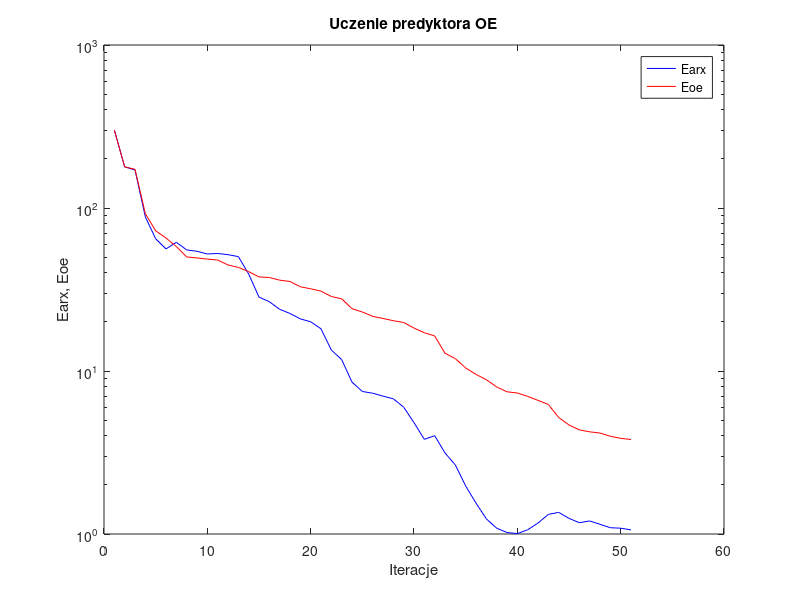
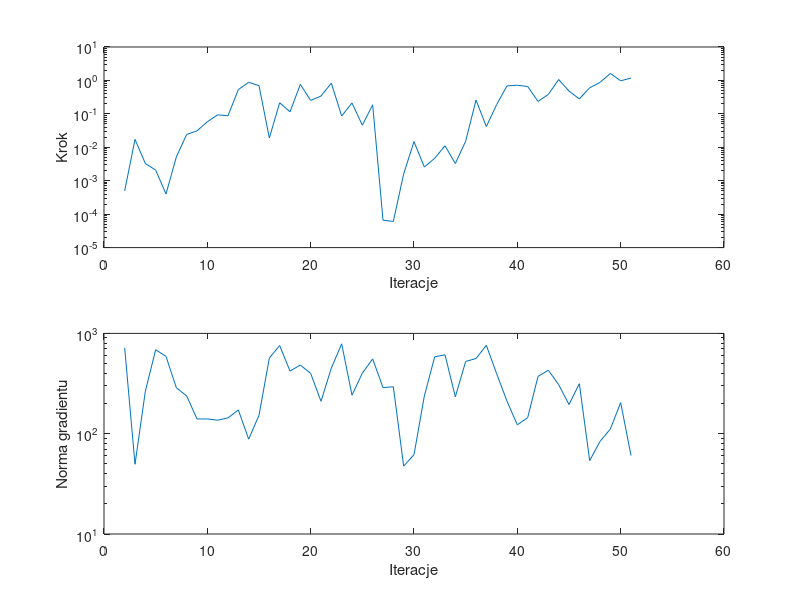

Recreate these plots in MATLAB, in order.
%uczenie predyktora oe
clear all;
n=0; farx(n+1)=3.007682e+002; foe(n+1)=3.006634e+002; wspucz(n+1)=0.000000e+000; ng(n+1)=0.000000e+000;
%odnowa zmiennej metryki
n=1; farx(n+1)=1.788377e+002; foe(n+1)=1.787812e+002; krok(n+1)=4.957630e-004; ng(n+1)=7.166043e+002;
n=2; farx(n+1)=1.711685e+002; foe(n+1)=1.727916e+002; krok(n+1)=1.725161e-002; ng(n+1)=4.959733e+001;
n=3; farx(n+1)=8.821532e+001; foe(n+1)=9.234995e+001; krok(n+1)=3.272337e-003; ng(n+1)=2.651431e+002;
n=4; farx(n+1)=6.475182e+001; foe(n+1)=7.242241e+001; krok(n+1)=2.081087e-003; ng(n+1)=6.871396e+002;
n=5; farx(n+1)=5.610862e+001; foe(n+1)=6.542930e+001; krok(n+1)=4.015818e-004; ng(n+1)=5.895696e+002;
n=6; farx(n+1)=6.157802e+001; foe(n+1)=5.800976e+001; krok(n+1)=5.128285e-003; ng(n+1)=2.870216e+002;
n=7; farx(n+1)=5.531890e+001; foe(n+1)=5.011071e+001; krok(n+1)=2.426108e-002; ng(n+1)=2.381496e+002;
n=8; farx(n+1)=5.424487e+001; foe(n+1)=4.940724e+001; krok(n+1)=3.103068e-002; ng(n+1)=1.402805e+002;
n=9; farx(n+1)=5.223375e+001; foe(n+1)=4.855144e+001; krok(n+1)=5.801457e-002; ng(n+1)=1.402717e+002;
n=10; farx(n+1)=5.260645e+001; foe(n+1)=4.794231e+001; krok(n+1)=9.363811e-002; ng(n+1)=1.363246e+002;
n=11; farx(n+1)=5.172131e+001; foe(n+1)=4.472895e+001; krok(n+1)=8.764941e-002; ng(n+1)=1.438824e+002;
n=12; farx(n+1)=5.033203e+001; foe(n+1)=4.321612e+001; krok(n+1)=5.312625e-001; ng(n+1)=1.724470e+002;
n=13; farx(n+1)=3.937605e+001; foe(n+1)=4.072113e+001; krok(n+1)=8.773192e-001; ng(n+1)=8.821641e+001;
n=14; farx(n+1)=2.840286e+001; foe(n+1)=3.775351e+001; krok(n+1)=6.970601e-001; ng(n+1)=1.526450e+002;
n=15; farx(n+1)=2.662472e+001; foe(n+1)=3.747327e+001; krok(n+1)=1.900448e-002; ng(n+1)=5.670753e+002;
n=16; farx(n+1)=2.390422e+001; foe(n+1)=3.608640e+001; krok(n+1)=2.144024e-001; ng(n+1)=7.570607e+002;
n=17; farx(n+1)=2.253985e+001; foe(n+1)=3.542694e+001; krok(n+1)=1.150668e-001; ng(n+1)=4.212399e+002;
n=18; farx(n+1)=2.087896e+001; foe(n+1)=3.286781e+001; krok(n+1)=7.612154e-001; ng(n+1)=4.835192e+002;
n=19; farx(n+1)=2.004673e+001; foe(n+1)=3.194116e+001; krok(n+1)=2.522670e-001; ng(n+1)=3.987242e+002;
n=20; farx(n+1)=1.815187e+001; foe(n+1)=3.089436e+001; krok(n+1)=3.404866e-001; ng(n+1)=2.105609e+002;
n=21; farx(n+1)=1.344489e+001; foe(n+1)=2.864580e+001; krok(n+1)=8.295027e-001; ng(n+1)=4.505041e+002;
n=22; farx(n+1)=1.174779e+001; foe(n+1)=2.772561e+001; krok(n+1)=8.641149e-002; ng(n+1)=7.873463e+002;
n=23; farx(n+1)=8.547685e+000; foe(n+1)=2.413200e+001; krok(n+1)=2.114117e-001; ng(n+1)=2.419716e+002;
n=24; farx(n+1)=7.488211e+000; foe(n+1)=2.301347e+001; krok(n+1)=4.568872e-002; ng(n+1)=4.018336e+002;
n=25; farx(n+1)=7.307145e+000; foe(n+1)=2.165469e+001; krok(n+1)=1.865388e-001; ng(n+1)=5.568176e+002;
%odnowa zmiennej metryki
n=26; farx(n+1)=7.012659e+000; foe(n+1)=2.099872e+001; krok(n+1)=6.596475e-005; ng(n+1)=2.880814e+002;
n=27; farx(n+1)=6.752181e+000; foe(n+1)=2.035234e+001; krok(n+1)=6.065098e-005; ng(n+1)=2.936925e+002;
n=28; farx(n+1)=5.999889e+000; foe(n+1)=1.984761e+001; krok(n+1)=1.605669e-003; ng(n+1)=4.751874e+001;
n=29; farx(n+1)=4.821511e+000; foe(n+1)=1.833972e+001; krok(n+1)=1.477175e-002; ng(n+1)=6.178159e+001;
n=30; farx(n+1)=3.808395e+000; foe(n+1)=1.716550e+001; krok(n+1)=2.569527e-003; ng(n+1)=2.375145e+002;
n=31; farx(n+1)=4.011324e+000; foe(n+1)=1.640842e+001; krok(n+1)=4.687691e-003; ng(n+1)=5.834104e+002;
n=32; farx(n+1)=3.143510e+000; foe(n+1)=1.285571e+001; krok(n+1)=1.111520e-002; ng(n+1)=6.118245e+002;
n=33; farx(n+1)=2.652058e+000; foe(n+1)=1.190677e+001; krok(n+1)=3.263302e-003; ng(n+1)=2.330468e+002;
n=34; farx(n+1)=1.971394e+000; foe(n+1)=1.043794e+001; krok(n+1)=1.522640e-002; ng(n+1)=5.253449e+002;
n=35; farx(n+1)=1.546903e+000; foe(n+1)=9.531538e+000; krok(n+1)=2.583432e-001; ng(n+1)=5.617591e+002;
n=36; farx(n+1)=1.239695e+000; foe(n+1)=8.840555e+000; krok(n+1)=4.171622e-002; ng(n+1)=7.602551e+002;
n=37; farx(n+1)=1.085692e+000; foe(n+1)=7.989072e+000; krok(n+1)=1.890204e-001; ng(n+1)=3.961406e+002;
n=38; farx(n+1)=1.021282e+000; foe(n+1)=7.454779e+000; krok(n+1)=6.871474e-001; ng(n+1)=2.110273e+002;
n=39; farx(n+1)=1.005724e+000; foe(n+1)=7.330288e+000; krok(n+1)=7.178655e-001; ng(n+1)=1.225125e+002;
n=40; farx(n+1)=1.061206e+000; foe(n+1)=6.985256e+000; krok(n+1)=6.575937e-001; ng(n+1)=1.446060e+002;
n=41; farx(n+1)=1.168372e+000; foe(n+1)=6.606130e+000; krok(n+1)=2.357265e-001; ng(n+1)=3.719382e+002;
n=42; farx(n+1)=1.318987e+000; foe(n+1)=6.231598e+000; krok(n+1)=3.819429e-001; ng(n+1)=4.294785e+002;
n=43; farx(n+1)=1.357478e+000; foe(n+1)=5.181862e+000; krok(n+1)=1.065517e+000; ng(n+1)=3.080375e+002;
n=44; farx(n+1)=1.247118e+000; foe(n+1)=4.667179e+000; krok(n+1)=4.788369e-001; ng(n+1)=1.953760e+002;
n=45; farx(n+1)=1.172934e+000; foe(n+1)=4.352886e+000; krok(n+1)=2.798246e-001; ng(n+1)=3.151978e+002;
n=46; farx(n+1)=1.202613e+000; foe(n+1)=4.235001e+000; krok(n+1)=6.014376e-001; ng(n+1)=5.387954e+001;
n=47; farx(n+1)=1.146695e+000; foe(n+1)=4.163720e+000; krok(n+1)=8.707243e-001; ng(n+1)=8.378500e+001;
n=48; farx(n+1)=1.092852e+000; foe(n+1)=3.978123e+000; krok(n+1)=1.616601e+000; ng(n+1)=1.112489e+002;
n=49; farx(n+1)=1.085491e+000; foe(n+1)=3.862174e+000; krok(n+1)=9.740223e-001; ng(n+1)=2.042132e+002;
n=50; farx(n+1)=1.060244e+000; foe(n+1)=3.800067e+000; krok(n+1)=1.174409e+000; ng(n+1)=6.055076e+001;

figure; semilogy(farx,'b'); hold on; semilogy(foe,'r'); xlabel('Iteracje'); ylabel('Earx, Eoe'); legend('Earx','Eoe'); title('Uczenie predyktora OE');
figure; subplot(2,1,1); semilogy(krok); xlabel('Iteracje'); ylabel('Krok');
subplot(2,1,2); semilogy(ng); xlabel('Iteracje'); ylabel('Norma gradientu');
Earx=farx(n+1)
Eoe=foe(n+1)
